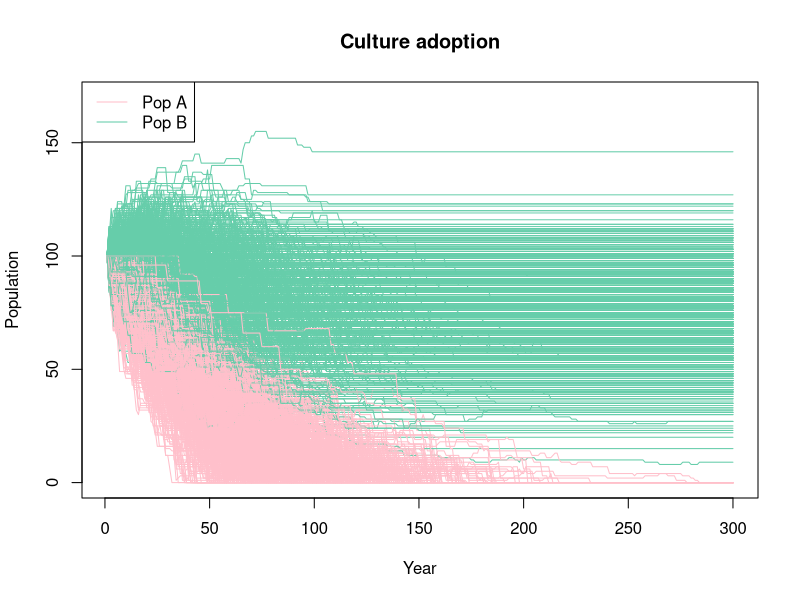

Recreate this plot in R.


################################################################################
################################################################################

## Code for the Toy Model in Agent-Based Modelling in Archaeology, in 
## Encyclopedia of Archaeology

## By Alfredo Cortell-Nicolau

## Use and modify at your own risk

################################################################################
################################################################################

## START CODE

## Set decision rules

set.seed(12345)

Pm <- 0.2 ## Probability that they meet
Pc <- 0.5 ## Probability that there is conflict
Pk <- 0.5 ## Probability that one individual kills an individual from the opposite population
PAB <- 0.4 ## Probability that A becomes B
PBA <- 0.1 ## Probability that B becomes A

sims <- 1000 ## number of simluations

simulations <- list() ## Store the simulations here

## Start model
for (j in 1:sims){ ## Run 1000 simulations
  
  ## Set initial conditions
  A <- 100 ## Initial population for Population A
  B <- 100 ## Initial population for Population B
  t <- 300 ## Total time allowed (1000 years)
  
  ## Create a data frame to store results
  results <- data.frame("PopA" = rep(0,t),
                        "PopB" = rep(0,t),
                        "time" = rep(0,t))
  
  #i <- 1
  
  for (i in 1:t){
  #while ((A != 0) | (i > t)){ ## The loop will continue as long as one population is not 0
    
    ## Store results
    results$PopA[i] <- A
    results$PopB[i] <- B
    results$time[i] <- i
    
    ## Subset potential population to meet
    subA <- sum(rbinom(1,A,Pm))
    subB <- sum(rbinom(1,B,Pm))
    
    ## Do they meet?
    Meet <- rbinom(1,1,Pm)
    
    if (A == 0 | B == 0){ ## If there is 0 of one population, population cannot meet
      Meet <- 0
    }
    
    ## If they meet
    if (Meet == 1){
      
      ## Is there conflict
      Conflict <- rbinom(1,1,Pc)
      
      ## If there is conflict
      if (Conflict == 1){
        killedA <- sum(rbinom(1,subB,Pk)) ## killed population A
        killedB <- sum(rbinom(1,subA,Pk)) ## killed population B
        
        ## Remaining population
        A <- A - killedA
        B <- B - killedB
        
      } 
      ## If there is not conflict
      else {
        AB <- sum(rbinom(1,subA,PAB)) ## Population A switching to B
        BA <- sum(rbinom(1,subB,PBA)) ## Population B swithing to A
        
        ## Remaining population
        A <- A + BA - AB
        B <- B + AB - BA
        
      }
    }
    
    if (A <= 0){
      A <- 0
    }
    
    if (B <= 0){
      B <- 0
    }
    
    ## Advance index in while
    #i <- i + 1
    
  }
  
  simulations[[j]] <- results
  
}

png("Culture_adopt.png", width = 1500, height = 1500, pointsize = 25)
plot(simulations[[1]]$PopA, type ="l", col = "pink", ylim = c(0,170), 
     ylab = "Population", xlab = "Year", main = "Culture adoption")
legend("topleft", legend = c("Pop A", "Pop B"), lty = c(1,1), col = c("pink","aquamarine3"))
lines(simulations[[1]]$PopB, col = "aquamarine3")

for (i in 2:sims){
  lines(simulations[[i]]$PopA, col = "pink")
  lines(simulations[[i]]$PopB, col = "aquamarine3")
}
dev.off()

## Quick results
## When does population A disappear
disappearA <- rep(NA,sims)
for (i in 1:sims){
  part <- simulations[[i]]
  disappearA[i] <- nrow(part[part$PopA != 0,])
}
summary(disappearA)
sd(disappearA)

## How much population is left from population B at 200 years
popleftB <- rep(NA,sims)
for (i in 1:sims){
  part <- simulations[[i]]
  popleftB[i] <- part$PopB[t]
}

summary(popleftB)
sd(popleftB)

